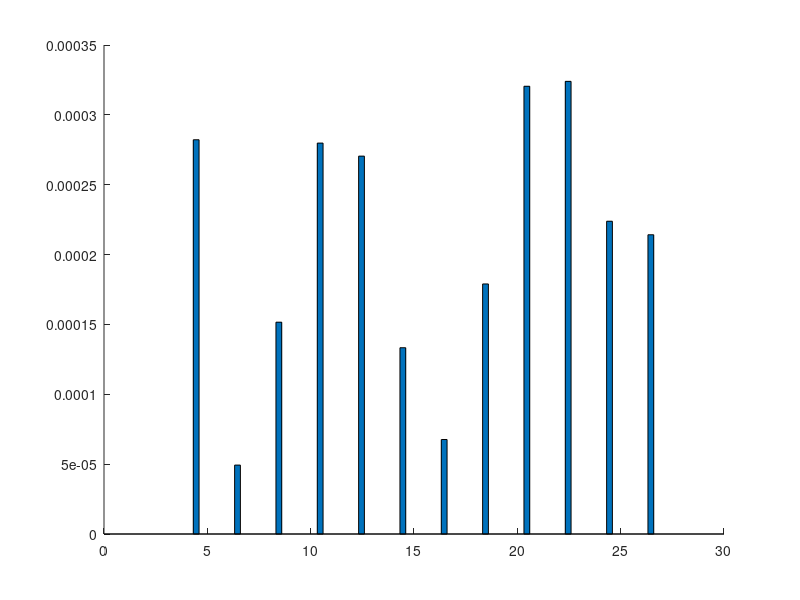

Here is the MATLAB script that generated this plot: (Note: this script raises an error after producing the figure.)
clc
clear
fontSize = 10;
format long

t_sample = 0.13;
f0 = 50;
w0 = 2*pi*f0;

N = 20;
tf = 0.5;
nFilter = 30;
f1 = 20;
f2 = 90;
sigma = 0;
h3Coeff = 0;%0.05;
h5Coeff = 0;%0.03;


fs = N*f0;

% the following coefficents are used in the arccosine-free version of the
% algorithm
a = fs/4/pi/sin(2*pi/N);
b = 2*cos(2*pi/N);


dt = 1/fs;

%% filter
fnyq = fs/2;


w1 = f1/fnyq;
w2 = f2/fnyq;

filterCoeffs = fir1(nFilter, [w1 w2]);

%%



Am = 1*sqrt(2);



t = 0:dt:tf;
[row, col] = size(t);
Nsamples = col;

f = f0 *ones(size(t))+ sin(2*pi*1*t) +0.5*sin(2*pi*6*t);
%f = 52 *ones(size(t));
%f = f0 *ones(size(t))+25*t-25*t.^2;
f3 = 3*f;
f5 = 5*f;

f_max = max(f);
f_min = min(f);

w = 2*pi*f;

w3 = 2*pi*f3;
w5 = 2*pi*f5;




phi0 = 0;

theta1(1) = phi0;
theta3(1) = phi0;
theta5(1) = phi0;

thetb1(1) = phi0+4*pi/3;
thetb3(1) = phi0+4*pi/3;
thetb5(1) = phi0+4*pi/3;

thetc1(1) = phi0+2*pi/3;
thetc3(1) = phi0+2*pi/3;
thetc5(1) = phi0+2*pi/3;


for k=2:length(t) 
    theta1(k) = theta1(k-1)+w(k)*dt;
    theta3(k) = theta3(k-1)+w3(k)*dt;
    theta5(k) = theta5(k-1)+w5(k)*dt;
    
    thetb1(k) = thetb1(k-1)+w(k)*dt;
    thetb3(k) = thetb3(k-1)+w3(k)*dt;
    thetb5(k) = thetb5(k-1)+w5(k)*dt;
    
    thetc1(k) = thetc1(k-1)+w(k)*dt;
    thetc3(k) = thetc3(k-1)+w3(k)*dt;
    thetc5(k) = thetc5(k-1)+w5(k)*dt;
end



x = Am*cos(theta1);% + sigma*randn(size(t))+ h3Coeff*Am*cos(theta3)+ h5Coeff*Am*cos(theta5);
y = Am*cos(thetb1);% + sigma*randn(size(t))+ h3Coeff*Am*cos(thetb3)+ h5Coeff*Am*cos(thetb5);
z = Am*cos(thetc1);% + sigma*randn(size(t))+ h3Coeff*Am*cos(thetc3)+ h5Coeff*Am*cos(thetc5);



%xh: x with harmonics
%yh: y with harmonics
%zh: z with harmonics
xh = Am*cos(theta1) + sigma*randn(size(t))+ h3Coeff*Am*cos(theta3)+ h5Coeff*Am*cos(theta5);
yh = Am*cos(thetb1) + sigma*randn(size(t))+ h3Coeff*Am*cos(thetb3)+ h5Coeff*Am*cos(thetb5);
zh = Am*cos(thetc1) + sigma*randn(size(t))+ h3Coeff*Am*cos(thetc3)+ h5Coeff*Am*cos(thetc5);

% xhf: xh filtered
% yhf: yh filtered
% zhf: zh filtered
xhf = filter(filterCoeffs,1,xh);
yhf = filter(filterCoeffs,1,yh);
zhf = filter(filterCoeffs,1,zh);



%% our approach for window length of 9

M = 3;
windowLength = 2*M+3; % = 9
K = M; % K = (windowLength-3)/2

firstIndex = K+2;

for k=firstIndex:Nsamples-K-1
    Xk = x(k-K:k+K)';
    Xk_minus = x(k-K-1:k+K-1)';
    Xk_plus = x(k-K+1:k+K+1)';
    f_hatWin9(k) = fs/2/pi*acos(Xk'*(Xk_minus+Xk_plus)/2/(Xk'*Xk));
    f_hatWin9_arccosinefree(k) = f0 + a*(Xk'*(b*Xk-Xk_minus-Xk_plus))/(Xk'*Xk);

    Yk = y(k-K:k+K)';
    Yk_minus = y(k-K-1:k+K-1)';
    Yk_plus = y(k-K+1:k+K+1)';

    Zk = z(k-K:k+K)';
    Zk_minus = z(k-K-1:k+K-1)';
    Zk_plus = z(k-K+1:k+K+1)';


    numArg = Xk'*(Xk_minus+Xk_plus);
    numArg = numArg + Yk'*(Yk_minus+Yk_plus);
    numArg = numArg + Zk'*(Zk_minus+Zk_plus);

    denArg = 2*(Xk'*Xk);
    denArg = denArg + 2*(Yk'*Yk);
    denArg = denArg + 2*(Zk'*Zk);

    arg = numArg/denArg;
    f_hatWin9_3phase(k) = fs/2/pi*acos(arg);
    
    % Antonio Lopez Algorithm
    Xk = [x(k-3); x(k); x(k+3)];
    Xk_minus = [x(k-4); x(k-1); x(k+2)];
    Xk_plus = [x(k-2); x(k+1); x(k+4)];
    f_hat_lopez(k) = fs/2/pi*acos(Xk'*(Xk_minus+Xk_plus)/2/(Xk'*Xk));
end

[r, c] = size(t);
Nsamples = c;

Kmax =12;

f_hat_1phase = f0*ones(Kmax+1,Kmax+1+nFilter);
f_hat_3phase = f0*ones(Kmax+1,Kmax+1+nFilter);

f_hat_1phase_withHarmonics = f0*ones(Kmax+1,Kmax+1+nFilter);
f_hat_3phase_withHarmonics = f0*ones(Kmax+1,Kmax+1+nFilter);

f_hat_1phase_withHarmonics_filtered = f0*ones(Kmax+1,Kmax+1+nFilter);
f_hat_3phase_withHarmonics_filtered = f0*ones(Kmax+1,Kmax+1+nFilter);

for K = 0:Kmax
    % K = 0,           Window Length = 3
    % K = 1,           Window Length = 5
    % K = 2,           Window Length = 7
    % K = 3,           Window Length = 9
    % K = 4,           Window Length = 11
    lengthWindow(K+1)  = 2*K+3;
    firstIndex = K+2;% the first element of Xk_minus must be available: it must be the first element of the signal
                     % k-K-1 = 1  ==>  k=K+2
    lastIndex = Nsamples-K-1;% the last element of Xk_plus must be available: it must be the first element of the signal
                              % k+K+1 = Nsamples  ==> k = Nsamples-K-1 
    for k=firstIndex:lastIndex
        Xk = x(k-K:k+K)';
        Xk_minus = x(k-K-1:k+K-1)';
        Xk_plus = x(k-K+1:k+K+1)';
        arg = Xk'*(Xk_minus+Xk_plus)/2/(Xk'*Xk);
        if(abs(arg)>1)
            f_hat_1phase(K+1,k) = f_hat_1phase(K+1,k-1);
        else
            f_hat_1phase(K+1,k) = fs/2/pi*acos(arg);
        end
        f_hat_1phase_arccosinefree(K+1,k) = f0 + a*(Xk'*(b*Xk-Xk_minus-Xk_plus))/(Xk'*Xk);
        
        Xkh = xh(k-K:k+K)';
        Xkh_minus = xh(k-K-1:k+K-1)';
        Xkh_plus = xh(k-K+1:k+K+1)';
        arg = Xkh'*(Xkh_minus+Xkh_plus)/2/(Xkh'*Xkh);
        if(abs(arg)>1)
            f_hat_1phase_withHarmonics(K+1,k) = f_hat_1phase_withHarmonics(K+1,k-1);
        else
            f_hat_1phase_withHarmonics(K+1,k) = fs/2/pi*acos(arg);
        end
        f_hat_1phase_arccosinefree_withHarmonics(K+1,k) = f0 + a*(Xkh'*(b*Xkh-Xkh_minus-Xkh_plus))/(Xkh'*Xkh);
        
        Xkhf = xhf(k-K:k+K)';
        Xkhf_minus = xhf(k-K-1:k+K-1)';
        Xkhf_plus = xhf(k-K+1:k+K+1)';
        arg = Xkhf'*(Xkhf_minus+Xkhf_plus)/2/(Xkhf'*Xkhf);
        if(abs(arg)>1)
            f_hat_1phase_withHarmonics_filtered(K+1,k) = f_hat_1phase_withHarmonics_filtered(K+1,k-1);
        else
            f_hat_1phase_withHarmonics_filtered(K+1,k) = fs/2/pi*acos(arg);
        end
        f_hat_1phase_arccosinefree_withHarmonics_filtered(K+1,k) = f0 + a*(Xkhf'*(b*Xkhf-Xkhf_minus-Xkhf_plus))/(Xkhf'*Xkhf);


        Yk = y(k-K:k+K)';
        Yk_minus = y(k-K-1:k+K-1)';
        Yk_plus = y(k-K+1:k+K+1)';
        
        Zk = z(k-K:k+K)';
        Zk_minus = z(k-K-1:k+K-1)';
        Zk_plus = z(k-K+1:k+K+1)';

        
        numArg = Xk'*(Xk_minus+Xk_plus);
        numArg = numArg + Yk'*(Yk_minus+Yk_plus);
        numArg = numArg + Zk'*(Zk_minus+Zk_plus);
        
        denArg = 2*(Xk'*Xk);
        denArg = denArg + 2*(Yk'*Yk);
        denArg = denArg + 2*(Zk'*Zk);
        
        arg = numArg/denArg;
        if(abs(arg)>1)
            f_hat_3phase(K+1,k) = f_hat_3phase(K+1,k-1);
        else
            f_hat_3phase(K+1,k) = fs/2/pi*acos(arg);
        end
        
        % three-phase arccosine-free
        num = a*(Xk'*(b*Xk-Xk_minus-Xk_plus));
        num = num + a*(Yk'*(b*Yk-Yk_minus-Yk_plus));
        num = num + a*(Zk'*(b*Zk-Zk_minus-Zk_plus));
        
        den = (Xk'*Xk);
        den = den + (Yk'*Yk);
        den = den + (Zk'*Zk);
        
        f_hat_3phase_arccosinefree(K+1,k) = f0 + num/den;
        
        % three-phase with harmonics
        Ykh = yh(k-K:k+K)';
        Ykh_minus = yh(k-K-1:k+K-1)';
        Ykh_plus = yh(k-K+1:k+K+1)';
        
        Zkh = zh(k-K:k+K)';
        Zkh_minus = zh(k-K-1:k+K-1)';
        Zkh_plus = zh(k-K+1:k+K+1)';

        
        numArg = Xkh'*(Xkh_minus+Xkh_plus);
        numArg = numArg + Ykh'*(Ykh_minus+Ykh_plus);
        numArg = numArg + Zkh'*(Zkh_minus+Zkh_plus);
        
        denArg = 2*(Xkh'*Xkh);
        denArg = denArg + 2*(Ykh'*Ykh);
        denArg = denArg + 2*(Zkh'*Zkh);
        
        arg = numArg/denArg;
        if(abs(arg)>1)
            f_hat_3phase_withHarmonics(K+1,k) = f_hat_3phase_withHarmonics(K+1,k-1);
        else
            f_hat_3phase_withHarmonics(K+1,k) = fs/2/pi*acos(arg);
        end
        
        % three-phase with harmonics arccosine-free
        num = a*(Xkh'*(b*Xkh-Xkh_minus-Xkh_plus));
        num = num + a*(Ykh'*(b*Ykh-Ykh_minus-Ykh_plus));
        num = num + a*(Zkh'*(b*Zkh-Zkh_minus-Zkh_plus));
        
        den = (Xkh'*Xkh);
        den = den + (Ykh'*Ykh);
        den = den + (Zkh'*Zkh);
        
        f_hat_3phase_arccosinefree_withHarmonics(K+1,k) = f0 + num/den;
        
        
        % three-phase with harmonics,  Filtered
        Ykhf = yhf(k-K:k+K)';
        Ykhf_minus = yhf(k-K-1:k+K-1)';
        Ykhf_plus = yhf(k-K+1:k+K+1)';
        
        Zkhf = zhf(k-K:k+K)';
        Zkhf_minus = zhf(k-K-1:k+K-1)';
        Zkhf_plus = zhf(k-K+1:k+K+1)';

        
        numArg = Xkhf'*(Xkhf_minus+Xkhf_plus);
        numArg = numArg + Ykhf'*(Ykhf_minus+Ykhf_plus);
        numArg = numArg + Zkhf'*(Zkhf_minus+Zkhf_plus);
        
        denArg = 2*(Xkhf'*Xkhf);
        denArg = denArg + 2*(Ykhf'*Ykhf);
        denArg = denArg + 2*(Zkhf'*Zkhf);
        
        arg = numArg/denArg;
        if(abs(arg)>1)
            f_hat_3phase_withHarmonics_filtered(K+1,k) = f_hat_3phase_withHarmonics_filtered(K+1,k-1);
        else
            f_hat_3phase_withHarmonics_filtered(K+1,k) = fs/2/pi*acos(arg);
        end
        
        % three-phase with harmonics arccosine-free, filtered
        num = a*(Xkhf'*(b*Xkhf-Xkhf_minus-Xkhf_plus));
        num = num + a*(Ykhf'*(b*Ykhf-Ykhf_minus-Ykhf_plus));
        num = num + a*(Zkhf'*(b*Zkhf-Zkhf_minus-Zkhf_plus));
        
        den = (Xkhf'*Xkhf);
        den = den + (Ykhf'*Ykhf);
        den = den + (Zkhf'*Zkhf);
        
        f_hat_3phase_arccosinefree_withHarmonics_filtered(K+1,k) = f0 + num/den;
        
        
    end
%     figure()
%     plot(t(firstIndex:lastIndex), f(firstIndex:lastIndex),'Color','black','LineWidth',1)
%     hold on
%     plot(t(firstIndex:lastIndex), f_hat_1phase(K+1,firstIndex:lastIndex),'--','Color','blue','LineWidth',1)
%     plot(t(firstIndex:lastIndex), f_hat_1phase_arccosinefree(K+1,firstIndex:lastIndex),'--','Color','green','LineWidth',1)
%     plot(t(firstIndex:lastIndex), f_hat_3phase(K+1,firstIndex:lastIndex),'--','Color','red','LineWidth',1)
%     plot(t(firstIndex:lastIndex), f_hat_3phase_arccosinefree(K+1,firstIndex:lastIndex),'--','Color','cyan','LineWidth',1)
%     xlabel('time (sec)','FontSize', fontSize, 'FontWeight', 'bold')
%     ylabel('f(t) and f_e_s_t(t))','FontSize', fontSize, 'FontWeight', 'bold')
%     title(['data window length = ' int2str(2*K+3)],'FontSize', fontSize, 'FontWeight', 'bold')
%     legend('exact frequency','estimated frequency')
%     axis([0, tf, f_min-3, f_max+3])

    
    % with harmonics and/or noise
    se_1phase_withHarmonics = (f(firstIndex:lastIndex)-f_hat_1phase_withHarmonics(K+1,firstIndex:lastIndex)).^2;
    maxSE_1phase_withHarmonics = max(se_1phase_withHarmonics);
    MSE_1phase_withHarmonics(K+1) = mean(se_1phase_withHarmonics);
    MSE_1phase3phase_withHarmonics(K+1,1) = mean(se_1phase_withHarmonics);

    
    se_1phase_arccosinefree_withHarmonics = (f(firstIndex:lastIndex)-f_hat_1phase_arccosinefree_withHarmonics(K+1,firstIndex:lastIndex)).^2;
    maxSE_1phase_arccosinefree_withHarmonics = max(se_1phase_arccosinefree_withHarmonics);
    MSE_1phase_arccosinefree_withHarmonics(K+1) = mean(se_1phase_arccosinefree_withHarmonics);
    MSE_1phase3phase_withHarmonics(K+1,2) = mean(se_1phase_arccosinefree_withHarmonics);
    
    
    se_3phase_withHarmonics = (f(firstIndex:lastIndex)-f_hat_3phase_withHarmonics(K+1,firstIndex:lastIndex)).^2;
    maxSE_3phase_withHarmonics = max(se_3phase_withHarmonics);
    MSE_3phase_withHarmonics(K+1) = mean(se_3phase_withHarmonics);
    MSE_1phase3phase_withHarmonics(K+1,3) = mean(se_3phase_withHarmonics);
    
    
    se_3phase_arccosinefree_withHarmonics = (f(firstIndex:lastIndex)-f_hat_3phase_arccosinefree_withHarmonics(K+1,firstIndex:lastIndex)).^2;
    maxSE_3phase_arccosinefree_withHarmonics = max(se_3phase_arccosinefree_withHarmonics);
    MSE_3phase_arccosinefree_withHarmonics(K+1) = mean(se_3phase_arccosinefree_withHarmonics);
    MSE_1phase3phase_withHarmonics(K+1,4) = mean(se_3phase_arccosinefree_withHarmonics);
    
    % filtered
    se_1phase_withHarmonics_filtered = (f(firstIndex:lastIndex-nFilter/2)-f_hat_1phase_withHarmonics_filtered(K+1,firstIndex+nFilter/2:lastIndex)).^2;
    maxSE_1phase_withHarmonics_filtered = max(se_1phase_withHarmonics_filtered);
    MSE_1phase_withHarmonics_filtered(K+1) = mean(se_1phase_withHarmonics_filtered);
    MSE_1phase3phase_withHarmonics_filtered(K+1,1) = mean(se_1phase_withHarmonics_filtered);
    
    se_1phase_arccosinefree_withHarmonics_filtered = (f(firstIndex:lastIndex-nFilter/2)-f_hat_1phase_arccosinefree_withHarmonics_filtered(K+1,firstIndex+nFilter/2:lastIndex)).^2;
    maxSE_1phase_arccosinefree_withHarmonics_filtered = max(se_1phase_arccosinefree_withHarmonics_filtered);
    MSE_1phase_arccosinefree_withHarmonics_filtered(K+1) = mean(se_1phase_arccosinefree_withHarmonics_filtered);
    MSE_1phase3phase_withHarmonics_filtered(K+1,2) = mean(se_1phase_arccosinefree_withHarmonics_filtered);
    
    
    se_3phase_withHarmonics_filtered = (f(firstIndex:lastIndex-nFilter/2)-f_hat_3phase_withHarmonics_filtered(K+1,firstIndex+nFilter/2:lastIndex)).^2;
    maxSE_3phase_withHarmonics_filtered = max(se_3phase_withHarmonics_filtered);
    MSE_3phase_withHarmonics_filtered(K+1) = mean(se_3phase_withHarmonics_filtered);
    MSE_1phase3phase_withHarmonics_filtered(K+1,3) = mean(se_3phase_withHarmonics_filtered);
    
    se_3phase_arccosinefree_withHarmonics_filtered = (f(firstIndex:lastIndex-nFilter/2)-f_hat_3phase_arccosinefree_withHarmonics_filtered(K+1,firstIndex+nFilter/2:lastIndex)).^2;
    maxSE_3phase_arccosinefree_withHarmonics_filtered = max(se_3phase_arccosinefree_withHarmonics_filtered);
    MSE_3phase_arccosinefree_withHarmonics_filtered(K+1) = mean(se_3phase_arccosinefree_withHarmonics_filtered);
    MSE_1phase3phase_withHarmonics_filtered(K+1,4) = mean(se_3phase_arccosinefree_withHarmonics_filtered);
    
    
%      figure()
%      plot(t(firstIndex:lastIndex),mse,'Color','black','LineWidth',1)
%      xlabel('time (sec)','FontSize', fontSize, 'FontWeight', 'bold')
%      ylabel('MSE(f-f_e_s_t)','FontSize', fontSize, 'FontWeight', 'bold')
%      title(['data window length = ' int2str(2*K+3)],'FontSize', fontSize, 'FontWeight', 'bold')
%      axis([0, tf, 0, maxSE])
end

% for 1-phase case, the wibdow of length 3 is completely inefficent 
% therefore we ignore showing their MSE
MSE_1phase3phase_withHarmonics(1,1)=0;
MSE_1phase3phase_withHarmonics(1,2)=0;
figure(1)
bar(lengthWindow, MSE_1phase3phase_withHarmonics,'group')
xlabel('length of data window','FontSize', fontSize, 'FontWeight', 'bold')
ylabel('mean(f-f_e_s_t)^2','FontSize', fontSize, 'FontWeight', 'bold')
legend('1-phase', '1-phase arccosine-free', '3-phase', '3-phase arccosine-free')
title(['Comparison of four proposed approaches, SNR = ' int2str(20*log10(1/sigma))],'FontSize', fontSize, 'FontWeight', 'bold')

% % for 1-phase case, the wibdow of length 3 is completely inefficent 
% % therefore we ignore showing their MSE
% MSE_1phase3phase_withHarmonics_filtered(1,1)=0;
% MSE_1phase3phase_withHarmonics_filtered(1,2)=0;
% figure(2)
% bar(lengthWindow, MSE_1phase3phase_withHarmonics_filtered,'group')
% xlabel('length of data window','FontSize', fontSize, 'FontWeight', 'bold')
% ylabel('mean(f-f_e_s_t)^2','FontSize', fontSize, 'FontWeight', 'bold')
% legend('1-phase', '1-phase arccosine-free', '3-phase', '3-phase arccosine-free')
% title(['Comparison of four proposed approaches, SNR = ' int2str(20*log10(1/sigma)) ', signal pre-filtered'],'FontSize', fontSize, 'FontWeight', 'bold')

figure(2)
plot(t(firstIndex:lastIndex), f(firstIndex:lastIndex),'Color','black','LineWidth',1)
hold on
%plot(t(firstIndex:lastIndex), f_hat_1phase(4, firstIndex:lastIndex), 'red')
%plot(t(firstIndex:lastIndex), f_hat_1phase_withHarmonics_filtered(4,firstIndex:lastIndex), 'green')
plot(t(firstIndex:lastIndex), f_hat_1phase(4,firstIndex:lastIndex), '--', 'Color','black','LineWidth',1)
xlabel('time (sec)','FontSize', fontSize, 'FontWeight', 'bold')
ylabel('frequency (Hz)','FontSize', fontSize, 'FontWeight', 'bold')
title('Comparison of exact and estimated frequency','FontSize', fontSize, 'FontWeight', 'bold')
legend('exact frequency', 'estimated frequency')


% spanTime = firstIndex:Nsamples-K-1;
% figure()
% plot(t(spanTime), f(spanTime),'Color','black','LineWidth',1)
% hold on
% plot(t(spanTime), f_hatWin9(spanTime),'--','Color','black','LineWidth',1)
% plot(t(spanTime), f_hatWin9_arccosinefree(spanTime),'--','Color','blue','LineWidth',1)
% plot(t(spanTime), f_hatWin9_3phase(spanTime),'--','Color','green','LineWidth',1)
% xlabel('time (sec)','FontSize', fontSize, 'FontWeight', 'bold')
% ylabel('f(t) and f_e_s_t(t))','FontSize', fontSize, 'FontWeight', 'bold')
% title(['data window length = ' int2str(2*K+3)],'FontSize', fontSize, 'FontWeight', 'bold')
% legend('exact frequency','estimated frequency')
% axis([0, tf, f_min-3, f_max+3])
% 
% 
% squareError = (f(spanTime)-f_hatWin9(spanTime)).^2;
% MSE_1phase = mean(squareError);
% 
% 
% squareError = (f(spanTime)-f_hat_lopez(spanTime)).^2;
% MSE_1phase_Lopez = mean(squareError);
% 
% squareError = (f(spanTime)-f_hatWin9_arccosinefree(spanTime)).^2;
% MSE_1phase_arccosinefree = mean(squareError);
% 
% squareError = (f(spanTime)-f_hatWin9_3phase(spanTime)).^2;
% MSE_3phase = mean(squareError);
% 
% MSE(1,1) = MSE_1phase;
% MSE(2,1) = MSE_1phase_arccosinefree;
% MSE(3,1) = MSE_3phase;
% figure()
% bar(MSE,'group')
% xlabel('MSE_1phase                                         MSE_1phase_arccosinefree                                   MSE_3phase')
% title('Comparison of our three approaches')
% 
% 
% MSE(1,1) = MSE_1phase;
% MSE(2,1) = MSE_1phase_arccosinefree;
% MSE(3,1) = MSE_1phase_Lopez;
% figure()
% bar(MSE,'group')
% xlabel('MSE_1phase                                         MSE_1phase_arccosinefree                                   MSE_1phase_Lopez')
% title('Comparison of our single-phase approaches and that of Lopez')
% 
